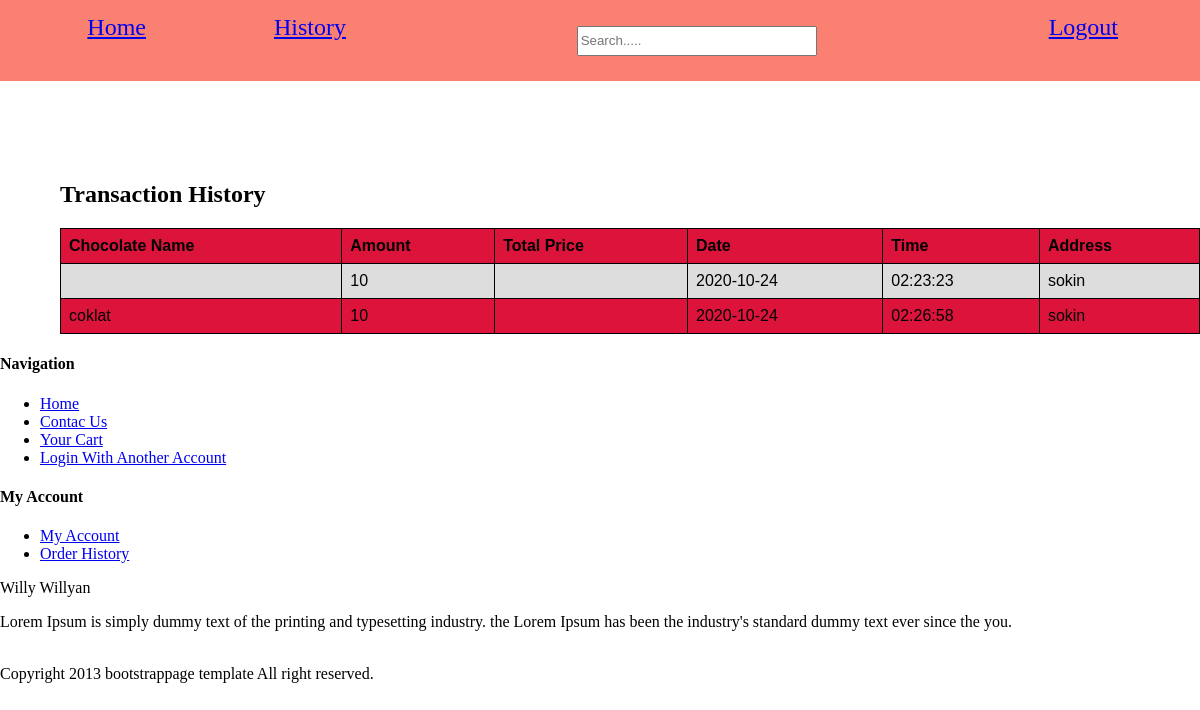
Page /asset/php/history.php on the committed database.
### tables this page shows
CREATE TABLE `pembelian` (
  `idPembeli` int(8) NOT NULL,
  `idChoco` int(8) NOT NULL,
  `address` varchar(200) NOT NULL,
  `buyAmount` int(10) DEFAULT NULL,
  `totalPrice` int(16) DEFAULT NULL,
  `date` date DEFAULT NULL,
  `time` time DEFAULT NULL,
  `name` varchar(100) DEFAULT NULL
);

### asset/php/history.php (the view, shortened to what this page needs)
<?php
  $conn = OpenCon();
 ?>
<!DOCTYPE html>
<html lang="en" dir="ltr">
  <head>
    <link rel="stylesheet" href="../css/history.css">
  </head>
  <body>
    <div class="header">
      <a href="#" class="left1">Home</a>
      <a href="#" class="left2">History</a>
      <form class="search" action="index.html" method="post">
        <input class="search-box" type="text" placeholder="Search....." name="" value="">
      </form>
      <a href="#" class="right">Logout</a>
    </div>
    <div class="transaction">
      <h2>Transaction History</h2>
      <table>
        <tr>
          <th>Chocolate Name</th>
          <th>Amount</th>
          <th>Total Price</th>
          <th>Date</th>
          <th>Time</th>
          <th>Address</th>
        </tr>
        <?php
        $idPelanggan = 1;
        $hasil= $conn->query("select * from pembelian where idPembeli = $idPelanggan");
        while($row = mysqli_fetch_assoc($hasil)){
            echo "
              <tr>
                <td>".$row["name"]."</td>
                <td>".$row["buyAmount"]."</td>
                <td>".$row["totalPrice"]."</td>
                <td>".$row["date"]."</td>
                <td>".$row["time"]."</td>
                <td>".$row["address"]."</td>
              </tr>
              ";
            }
      ?>
      </table>
    </div>
    <section id="footer-bar">
      <div class="foot">
        <div class="span3">
          <h4>Navigation</h4>
          <ul class="nav">
            <li><a href="./index.html">Home</a></li>
            <li><a href="./contact.html">Contac Us</a></li>
            <li><a href="./cart.html">Your Cart</a></li>
            <li><a href="./register.html">Login With Another Account</a></li>
          </ul>
        </div>
        <div class="span4">
          <h4>My Account</h4>
          <ul class="nav">
            <li><a href="#">My Account</a></li>
            <li><a href="#">Order History</a></li>
          </ul>
        </div>
      </div>
      <div class="span5">
        <p class="logo">Willy Willyan</p>
        <p>Lorem Ipsum is simply dummy text of the printing and
          typesetting industry. the  Lorem Ipsum has been the industry's
          standard dummy text ever since the you.</p>
        <br/>
      </div>
    </section>
    <section id="copyright">
      <span>Copyright 2013 bootstrappage template  All right reserved.</span>
    </section>
  </body>
</html>

### asset/css/history.css (style rules this page uses)
body { padding: 0; margin: 0; }
table { font-family: arial, sans-serif; border-collapse: collapse; width: 100%; }
tr { background-color: crimson; }
td, th { border: 1px solid black; text-align: left; padding: 8px; }
tr:nth-child(even) { background-color: #dddddd; }
.header { display: grid; grid-template-areas: "left1 left2 search right"; grid-template-columns: 1fr 1fr 3fr 1fr; flex-direction: auto; padding: 14px 20px; color: black; text-align: center; text-decoration: none; float: inherit; font-size: 1.5rem; background-color: salmon; }
.header .left1 { grid-area: left1; }
.header .left2 { grid-area: left2; }
.header .search { grid-area: search; transition: width 0.4s ease-in-out; }
.header .search-box { width: 40%; height: 1.5rem; margin: 2%; transition: width 0.4s ease-in-out; }
.header .right { grid-area: right; }
.transaction { margin-top: 100px; padding-left: 5%; }

### rows in the picture
pembelian: buyAmount "10", date "2020-10-24", time "02:23:23", address "sokin"
pembelian: name "coklat", buyAmount "10", date "2020-10-24", time "02:26:58", address "sokin"
